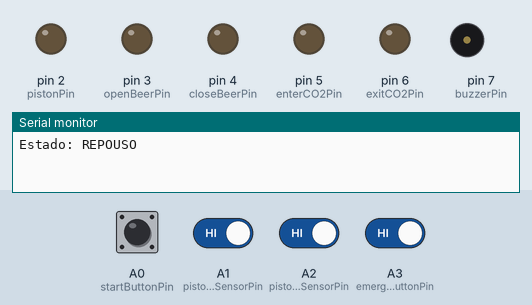
The sketch below on a simulated Arduino Uno, built with avr-gcc and run on an emulated ATmega328P. Parts: output pins drawn as LEDs (lit = HIGH), buzzer (waves = sounding, pin HIGH), the last lines printed to the serial monitor. Inputs (shaded band) come from the test bench; at power-on: A0 (startButtonPin), A1 (pistonUpSensorPin), A2 (pistonDownSensorPin), A3 (emergencyButtonPin) HIGH.

Above: at 2.3 s.
2.4 s: A0 (startButtonPin) pulled LOW for 0.15 s
At 2.6 s:
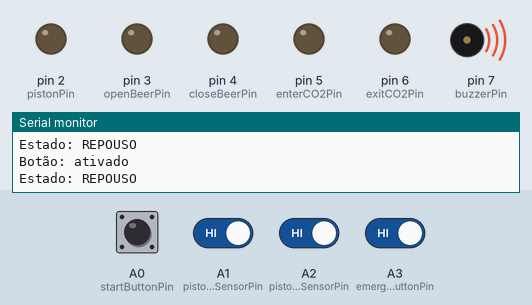
5.4 s: A0 (startButtonPin) pulled LOW for 3.2 s
At 9.8 s:
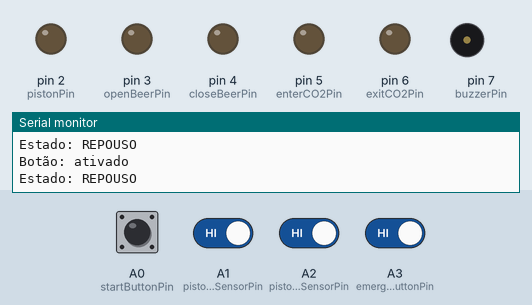
10.1 s: A0 (startButtonPin) driven LOW and A3 (emergencyButtonPin) driven LOW
At 11.0 s:
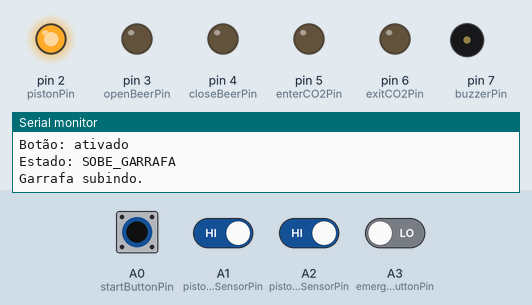
11.7 s: A1 (pistonUpSensorPin) driven LOW
At 12.3 s:
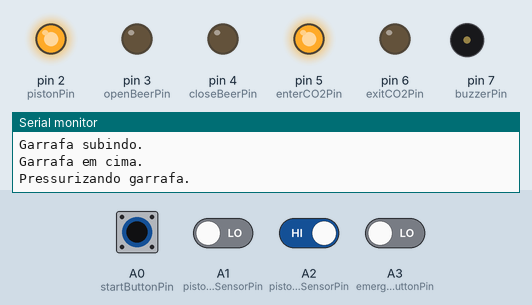
13.4 s: A3 (emergencyButtonPin) driven HIGH
At 15.43 s:
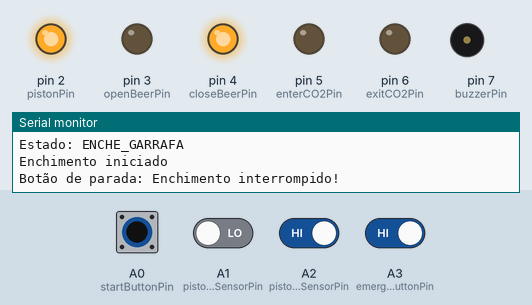
Timing chart, 0 to 17.4 s (numbered marks = the images above; inputs shaded):
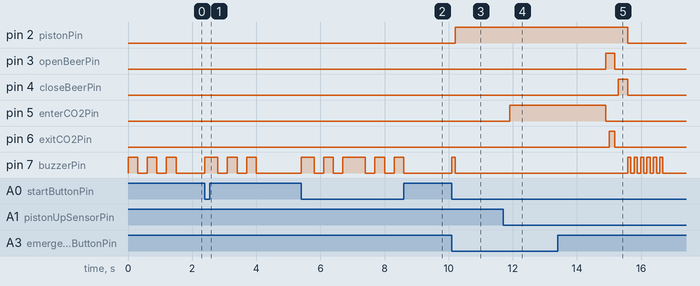

Measured:
- after the input at 2.4 s, pin 7 (buzzerPin): LOW → HIGH at once, then repeats every 0.60 s: LOW 0.30 s, HIGH 0.30 s, until it stays LOW from 4.0 s
- after the input at 5.4 s, pin 7 (buzzerPin): LOW → HIGH at once, → LOW 0.40 s later, → HIGH 0.30 s later, → LOW 0.30 s later, … (10 changes in this stretch)
- after the input at 10.1 s, pin 2 (pistonPin): LOW → HIGH after 0.10 s; pin 7 (buzzerPin): LOW → HIGH at once, → LOW 0.10 s later
- after the input at 11.7 s, pin 5 (enterCO2Pin): LOW → HIGH after 0.20 s
- after the input at 13.4 s, pin 2 (pistonPin): HIGH → LOW after 2.2 s; pin 4 (closeBeerPin): LOW → HIGH after 1.9 s, → LOW 0.30 s later
- by itself, pin 7 (buzzerPin): alternates HIGH for 0.30 s and LOW for 0.30 s, 6 changes in all, then stays LOW

The sketch:

envasadora_palenox.ino
```cpp
// Controle da Envasadora Palenox - Modelo: PA-2GR
//
// Desenvolvido na Cervejaria Babel para substituir
// o controle por temporizadores analógicos danificado
// na enchente de 2024.
//
// Versão em operação: Dezembro/2024

// Definição dos pinos
const int pistonPin = 2;             // Pistão
const int openBeerPin = 3;           // Abre-cerveja
const int closeBeerPin = 4;          // Fecha-cerveja
const int enterCO2Pin = 5;           // Entra-CO2
const int exitCO2Pin = 6;            // Saída-CO2
const int buzzerPin = 7;             // Apito
const int startButtonPin = A0;       // Botão de start
const int pistonUpSensorPin = A1;    // Sensor pistão levantado
const int pistonDownSensorPin = A2;  // Sensor pistão recolhido
const int emergencyButtonPin = A3;   // Botão de emergência - HIGH quando pressionado (chave NC)

//Tempos de enchimento
const unsigned long TEMPO_ENCHIMENTO = 20000; //Em ms.
const unsigned long TEMPO_ESPERA = 5000; //Em ms.
const unsigned long TEMPO_CO2 = 3000; //Em ms.
const unsigned long TEMPO_ANTIALIAS = 10; //Em ms.

// Definição dos estados
enum States { REPOUSO, SOBE_GARRAFA, ENCHE_GARRAFA, BAIXA_GARRAFA, PARADA_NO_ALTO };
States currentState = REPOUSO;

//Função para fechar a saída de cerveja
bool FechaCerveja (){
  digitalWrite(exitCO2Pin, LOW);
  digitalWrite(openBeerPin, LOW);
  delay(100);
  digitalWrite(closeBeerPin, HIGH);
  delay(300);
  digitalWrite(closeBeerPin, LOW);
  return true;
}

//Função para abrir a saída de cerveja
bool AbreCerveja(){
  digitalWrite(closeBeerPin, LOW);
//  delay(100);
  digitalWrite(openBeerPin, HIGH);
  delay(100);
  digitalWrite(exitCO2Pin, HIGH);
return true;
}

bool PausaCerveja(){  //Apenas interrompe a saída de CO2 para fins de estabilizar enchimento
  BeepButton();
  digitalWrite(exitCO2Pin, LOW);
  Serial.println("Enchimento pausado (saída CO2 fechada)");
  while (aadRead(startButtonPin) == LOW) {}  //Espera soltar o botão
  while (aadRead(startButtonPin) == HIGH) {}  //Espera Pressionar o botão novamente
  while (aadRead(startButtonPin) == LOW) {}  //Espera soltar o botão novamente
  digitalWrite(exitCO2Pin, HIGH);
  BeepButton();
  Serial.println("Enchimento retomado");
  return true;
}


//Função para subir garrafa
bool SobeGarrafa() {  //Retorna falso em caso de botão de parada ativado
//  FechaCerveja(); //Para o caso de botão de parada. Comentar se desnecessário.
  digitalWrite(pistonPin, HIGH);
  Serial.println("Garrafa subindo.");
  while (aadRead(pistonUpSensorPin) == HIGH) {  //Espera o pistão subir
    if (aadRead(emergencyButtonPin) == HIGH){
      Serial.println("Botão de parada: Subida interrompida!");
      digitalWrite(pistonPin, LOW);  //Desce o pistão em caso de botão de parada
      BeepEmergency();
      while (aadRead(pistonDownSensorPin) == HIGH) {} //Espera o pistão descer
      return false;
    }
  }
  Serial.println("Garrafa em cima.");
  delay(200);
  Serial.println("Pressurizando garrafa.");
  digitalWrite(enterCO2Pin, HIGH);
  delay(TEMPO_CO2);
  digitalWrite(enterCO2Pin, LOW);
  return true;
}

//Função para baixar garrafa
bool BaixaGarrafa(){
  digitalWrite(pistonPin, LOW);
  Serial.println("Garrafa descendo.");
  while (aadRead(pistonDownSensorPin) == HIGH) {  //Espera o pistão descer
    if (aadRead(emergencyButtonPin) == HIGH){
      Serial.println("Botão de parada: Descida interrompida!");
      digitalWrite(pistonPin, HIGH);
      BeepEmergency();
      while (aadRead(pistonUpSensorPin) == HIGH) {} //Espera o pistão subir
      FechaCerveja();
      return false;
    }
  }
  Serial.println("Garrafa embaixo.");
  return true;
}

//Função para encher garrafa
//Argumentos:
//t_fill: tempo de enchimento em ms
//t_wait: tempo após enchimento e antes de descer a garrafa, para aguardar estabilização de bolhas/espuma.
bool EncheGarrafa (unsigned long t_fill, unsigned long t_wait){
  if(aadRead(pistonUpSensorPin) == HIGH){
    Serial.println("Erro: Garrafa não está em cima. Abortando enchimento.");
    BeepEmergency();
    return false;  //Retorna falso caso o pistão não esteja em cima.
  }
  AbreCerveja();
  Serial.println("Enchimento iniciado");
  for(int i=0;i<100;i++){  //Divide o tempo de enchimento para permitir monitoramento dos botões. (gambiarra)
    delay(t_fill/100-2*TEMPO_ANTIALIAS);  //Compensa o tempo das 2 leituras aadRead() = TEMPO_ANTIALIAS;
    if (aadRead(emergencyButtonPin) == HIGH) {
      Serial.println("Botão de parada: Enchimento interrompido!");
      FechaCerveja();
//      BaixaGarrafa(); //Não pode chamar BaixaGarrafa porque esta função também monitora o botão de parada.
      digitalWrite(pistonPin, LOW);
      BeepEmergency();
      while (aadRead(pistonDownSensorPin) == HIGH) {}  //Espera o pistão descer
      return false;
    } else if (aadRead(startButtonPin) == LOW) {  //Pausa o enchimento da garrafa (não encerra).
      PausaCerveja();
    }
  }
  FechaCerveja();
  Serial.println("Enchimento concluído. Tempo de espera iniciado.");
  for(int i=0;i<100;i++){  //Divide o tempo de pausa para permitir monitoramento dos botões. (gambiarra)
    delay(t_wait/100);
    if (aadRead(startButtonPin) == LOW) {
      BeepButton();
      break; //Pula o tempo restante de pausa final.
    }
  }
  return true;
}

//Leitura física com filtro anti-alias
bool aadRead(int pin_rd) { //Leitura com filtro anti-alias
  int cnt = 0;
  for (int i=0; i<11; i++) { //11 iterações
    cnt = cnt + digitalRead(pin_rd); //Incrementa a soma para cada leitura HIGH.
    delay(TEMPO_ANTIALIAS/11); //Este tempo pode ser ajustado ou retirado.
  }
  if (cnt > 5) {
    return HIGH;
  } else {
    return LOW;
  }
}

void BeepButton() {
  digitalWrite(buzzerPin, HIGH);
  delay(100);
  digitalWrite(buzzerPin, LOW);
}

void BeepReady() {
  digitalWrite(buzzerPin, HIGH);
  delay(300);
  digitalWrite(buzzerPin, LOW);
  delay(300);
  digitalWrite(buzzerPin, HIGH);
  delay(300);
  digitalWrite(buzzerPin, LOW);
  delay(300);
  digitalWrite(buzzerPin, HIGH);
  delay(300);
  digitalWrite(buzzerPin, LOW);
}

void BeepEmergency(){
  digitalWrite(buzzerPin, HIGH);
  delay(100);
  digitalWrite(buzzerPin, LOW);
  delay(100);
  digitalWrite(buzzerPin, HIGH);
  delay(100);
  digitalWrite(buzzerPin, LOW);
  delay(100);
  digitalWrite(buzzerPin, HIGH);
  delay(100);
  digitalWrite(buzzerPin, LOW);
  delay(100);
  digitalWrite(buzzerPin, HIGH);
  delay(100);
  digitalWrite(buzzerPin, LOW);
  delay(100);
  digitalWrite(buzzerPin, HIGH);
  delay(100);
  digitalWrite(buzzerPin, LOW);
  delay(100);
  digitalWrite(buzzerPin, HIGH);
  delay(100);
  digitalWrite(buzzerPin, LOW);
}

void setup() {
  // Configuração dos pinos de saída
  pinMode(pistonPin, OUTPUT);
  pinMode(openBeerPin, OUTPUT);
  pinMode(closeBeerPin, OUTPUT);
  pinMode(enterCO2Pin, OUTPUT);
  pinMode(exitCO2Pin, OUTPUT);
  pinMode(buzzerPin, OUTPUT);

  // Configuração dos pinos de entrada com INPUT_PULLUP
  pinMode(startButtonPin, INPUT_PULLUP);
  pinMode(pistonUpSensorPin, INPUT_PULLUP);
  pinMode(pistonDownSensorPin, INPUT_PULLUP);
  pinMode(emergencyButtonPin, INPUT_PULLUP); // Botão de emergência - HIGH quando pressionado (chave NC)

  // Inicializa todos os dispositivos desligados
  stopAll();

  // Inicializa a comunicação serial
  Serial.begin(9600);
}

void loop() {
//  // Leitura dos sensores e do botão (com INPUT_PULLUP, o estado LOW indica ativado)
//  int startButtonState = digitalRead(startButtonPin);
//  int pistonUpState = digitalRead(pistonUpSensorPin);
//  int pistonDownState = digitalRead(pistonDownSensorPin);
//  int emergencyButtonState = digitalRead(emergencyButtonPin);

//  // Verifica se o botão de emergência foi pressionado - enquanto estiver pressionado ficará em looping aqui:
//  if (emergencyButtonState == LOW) {
//    stopAll();
//    Serial.println("Emergência ativada! Processo cancelado!!! ");
//    delay(1000);
//    currentState = REPOUSO;
//    return;
//  }

//  delay(100);


  switch (currentState) {
    case REPOUSO:
      Serial.println("Estado: REPOUSO");
      stopAll();
      BeepReady();
//      while (aadRead(startButtonPin) == LOW) {}  //Espera que o botão de início seja solto antes de começar. NÃO PRECISA
//      Serial.println("Botão: desativado");
      while (aadRead(startButtonPin) == HIGH) {}  //Espera que o botão de início seja pressionado.
      BeepButton();
      Serial.println("Botão: ativado");
      if (aadRead(emergencyButtonPin) == LOW) currentState = SOBE_GARRAFA; //Próximo estado, caso não haja botão de parada ativo.
      break;

    case SOBE_GARRAFA:
      Serial.println("Estado: SOBE_GARRAFA");
      if (SobeGarrafa()) {
        currentState = ENCHE_GARRAFA;
      } else {
        currentState = REPOUSO;
      }
      break;

    case ENCHE_GARRAFA:
      Serial.println("Estado: ENCHE_GARRAFA");
//      if (EncheGarrafa(TEMPO_ENCHIMENTO, TEMPO_ESPERA)){
//        currentState = BAIXA_GARRAFA;
//      } else {
//        currentState = REPOUSO;
//      }
      EncheGarrafa(TEMPO_ENCHIMENTO, TEMPO_ESPERA);
      currentState = BAIXA_GARRAFA; //Se deu erro no enchimento e a garrafa já estiver baixa, o estado BAIXA_GARRAFA manda para REPOUSO imediatamente.
      break;

    case BAIXA_GARRAFA:
      Serial.println("Estado: BAIXA_GARRAFA");
      if (BaixaGarrafa()) {
        currentState = REPOUSO;
      } else {
        currentState = PARADA_NO_ALTO;
      }

//      // Desliga os dispositivos e encerra o ciclo
//      digitalWrite(openBeerPin, LOW);    // Desliga Abre-Cerveja
//      digitalWrite(exitCO2Pin, LOW);     // Desliga Saída-CO2
//      delay(250);
//
//      // TODO: REVISAR!!!  AQUI FIQUEI MEIO EM DÚVIDA, FAVOR ATENÇÃO MAIOR:
//      Serial.println("Fechando cerveja");
//     digitalWrite(closeBeerPin, HIGH);  // Aciona Fecha-Cerveja
//      delay(250);                        // Aguarda 250ms
//
//      Serial.println("Desacionando Fecha-Cerveja e Pistão");
//      digitalWrite(closeBeerPin, LOW);   // Desaciona Fecha-Cerveja // <- ??????
//      digitalWrite(pistonPin, LOW);      // Desaciona Pistão
//      delay(500);
//      Serial.println("Ciclo terminou, indo para Aguarda-Fim");        // Aguarda 500ms
//      currentState = AGUARDA_FIM;
      break;

    case PARADA_NO_ALTO:
      Serial.println("Estado: PARADA_NO_ALTO");
      if (aadRead(emergencyButtonPin) == LOW) {
        if (BaixaGarrafa()) currentState = REPOUSO; //Sai do estado de parada só se não houver interrupção em BaixaGarrafa()
      }
      break;
  }
}
  // Função que desliga todos os componentes
  void stopAll() {
    digitalWrite(pistonPin, LOW);    // Desliga Pistão
    digitalWrite(openBeerPin, LOW);  // Desliga Abre-Cerveja
    digitalWrite(closeBeerPin, LOW); // Desliga Fecha-Cerveja
    digitalWrite(enterCO2Pin, LOW);  // Desliga Entra-CO2
    digitalWrite(exitCO2Pin, LOW);   // Desliga Saída-CO2
    digitalWrite(buzzerPin, LOW);    // Silencia Buzzer
  }
```
